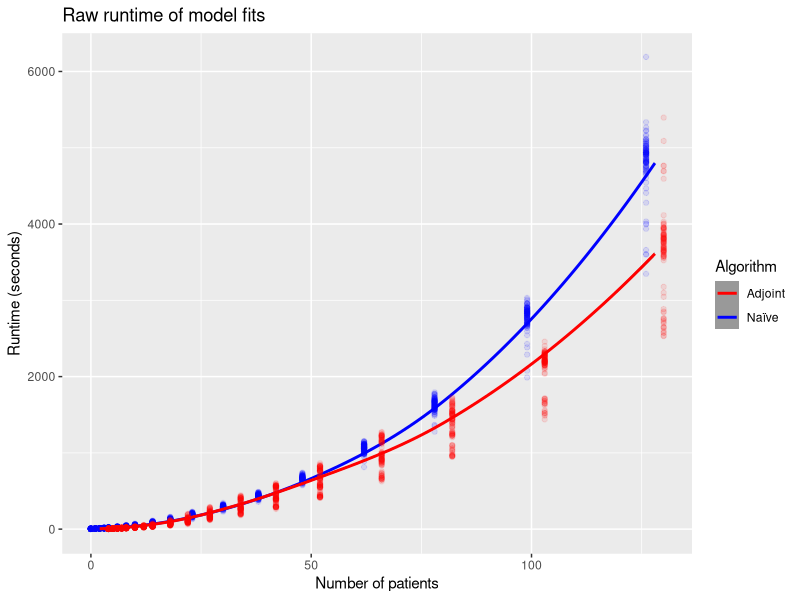
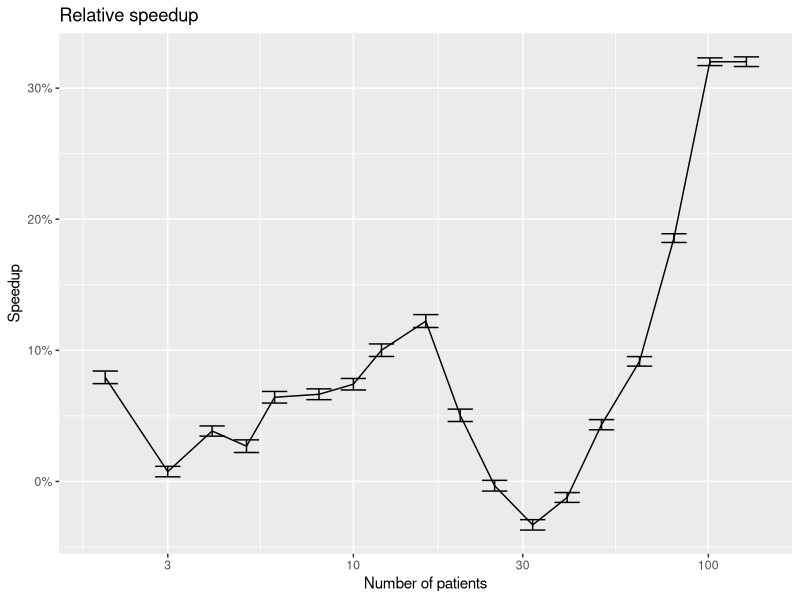

Write R code to recreate these figures, in order.
library(gridExtra)
library(scales)
library(tidyverse)

d_old <- read_csv("old.csv", show_col_types = FALSE)
d_new <- read_csv("new.csv", show_col_types = FALSE)

plot_raw <- ggplot(mapping = aes(x = n, y = runtime)) +
  scale_color_manual(
    name = "Algorithm",
    values = c(Naïve = "blue", Adjoint = "red")
  ) +
  geom_point(
    aes(color = "Naïve"),
    data = d_old,
    alpha = 1/10,
    position = position_nudge(x = -2),
    show.legend = TRUE
  ) +
  geom_smooth(aes(color = "Naïve"), data = d_old, method = "loess") +
  geom_point(
    aes(color = "Adjoint"),
    data = d_new,
    alpha = 1/10,
    position = position_nudge(x = 2)
  ) +
  geom_smooth(aes(color = "Adjoint"), data = d_new, method = "loess") +
  labs(
    title = "Raw runtime of model fits",
    x = "Number of patients",
    y = "Runtime (seconds)"
  ) +
  guides(colour = guide_legend(override.aes = list(alpha = 1)))

# Convenience function to generate quotient CIs
gen_ci <- function(mu_old, sigma_old, mu_new, sigma_new, n, reps = 1e5) {
  fake_old <- rnorm(reps, mu_old, sigma_old / sqrt(n))
  fake_new <- rnorm(reps, mu_new, sigma_new / sqrt(n))
  quantile((fake_old - fake_new) / fake_new, c(1/20, 19/20)) %>%
    set_names(c("ci_lower", "ci_upper")) %>%
    list()
}

plot_quot <- bind_rows(mutate(d_new, type = "new"), mutate(d_old, type = "old")) %>%
  group_by(n, type) %>%
  summarize(
    mu = mean(runtime),
    sigma = sd(runtime) / 10, # 10 = sqrt(100)
    .groups = "drop"
  ) %>%
  pivot_wider(id_cols = n, names_from = type, values_from = c(mu, sigma)) %>%
  mutate(speedup = (mu_old - mu_new) / mu_new) %>%
  rowwise() %>%
  mutate(ci = gen_ci(mu_old, sigma_old, mu_new, sigma_new, 100)) %>%
  ungroup() %>%
  unnest_wider(ci) %>%
  ggplot(aes(x = n, y = speedup)) +
  geom_errorbar(aes(ymin = ci_lower, ymax = ci_upper)) +
  geom_line() +
  scale_x_log10() +
  scale_y_continuous(label = label_percent()) +
  labs(
    title = "Relative speedup",
    x = "Number of patients",
    y = "Speedup"
  )

# Save the plots
ggsave("plot_raw.svg", plot_raw, height = 4, width = 6)
ggsave("plot_quot.svg", plot_quot, height = 4, width = 6)
